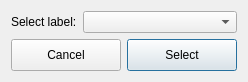
<?xml version="1.0" encoding="UTF-8"?>
<ui version="4.0">
 <class>SelectByLabelDialog</class>
 <widget class="QDialog" name="SelectByLabelDialog">
  <property name="geometry">
   <rect>
    <x>0</x>
    <y>0</y>
    <width>234</width>
    <height>78</height>
   </rect>
  </property>
  <property name="windowTitle">
   <string>Dialog</string>
  </property>
  <layout class="QGridLayout" name="gridLayout">
   <item row="0" column="0">
    <widget class="QLabel" name="label">
     <property name="text">
      <string>Select label:</string>
     </property>
    </widget>
   </item>
   <item row="0" column="1" colspan="2">
    <widget class="QComboBox" name="comboBox"/>
   </item>
   <item row="1" column="0" colspan="2">
    <widget class="QPushButton" name="cancelButton">
     <property name="minimumSize">
      <size>
       <width>110</width>
       <height>32</height>
      </size>
     </property>
     <property name="maximumSize">
      <size>
       <width>120</width>
       <height>32</height>
      </size>
     </property>
     <property name="text">
      <string>Cancel</string>
     </property>
    </widget>
   </item>
   <item row="1" column="2">
    <widget class="QPushButton" name="selectButton">
     <property name="minimumSize">
      <size>
       <width>110</width>
       <height>32</height>
      </size>
     </property>
     <property name="maximumSize">
      <size>
       <width>119</width>
       <height>32</height>
      </size>
     </property>
     <property name="text">
      <string>Select</string>
     </property>
     <property name="default">
      <bool>true</bool>
     </property>
    </widget>
   </item>
  </layout>
 </widget>
 <resources/>
 <connections/>
</ui>
